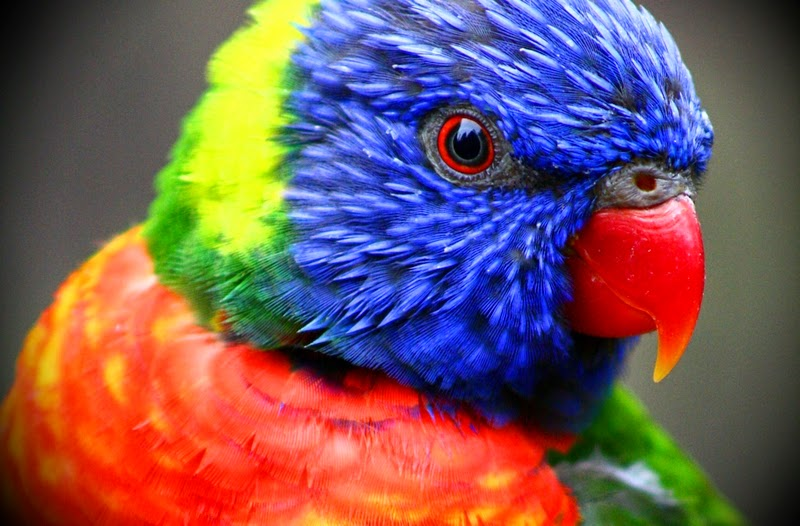
#> input picture 12-evrişim matrisi/ColorfulBird.jpg, 800 x 526 px
$ python 2boyutmatris.py
#> lines starting #> are read from the running program, lines starting #| are printed output that depends on the picture
# -*- coding: utf-8 -*-
"""
Created on Sat Aug 19 02:47:09 2023

@author: dniso
"""

import cv2
import numpy as np
import matplotlib.pyplot as plt

image = cv2.imread("ColorfulBird.jpg")
#> image is the input picture: shape (526, 800, 3); mean B, G, R 91.4, 88.6, 120.2

kernel1 = np.ones((5, 5), np.float32) / 30

img = cv2.filter2D(src=image, ddepth=-1, kernel=kernel1)
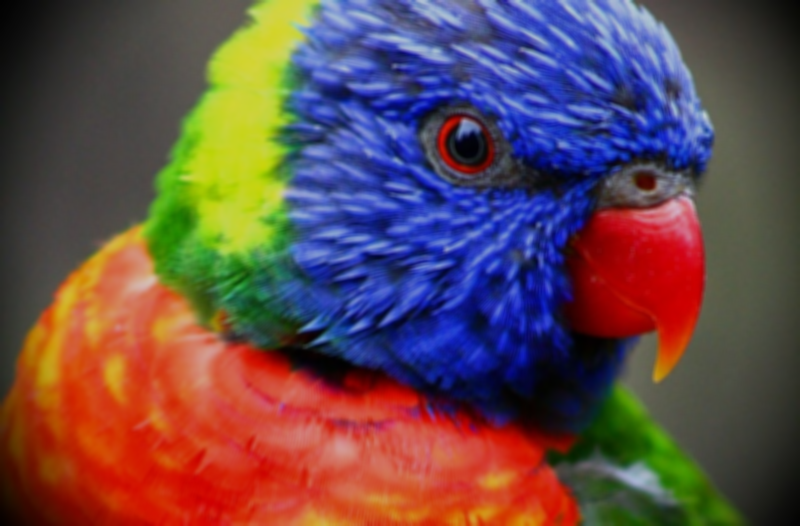
#> img: shape (526, 800, 3); mean B, G, R 76.2, 73.9, 100.2

# Orijinal resmi küçültülmüş boyutta görüntüleme
cv2.namedWindow('Orijinal', cv2.WINDOW_NORMAL)
cv2.resizeWindow('Orijinal', 600, 600)
cv2.imshow('Orijinal', image)

# Kernel Blur uygulanmış resmi küçültülmüş boyutta görüntüleme
cv2.namedWindow('Kernel Blur', cv2.WINDOW_NORMAL)
cv2.resizeWindow('Kernel Blur', 600, 600)
cv2.imshow('Kernel Blur', img)

cv2.waitKey()
cv2.destroyAllWindows()
cv2.imwrite('kernel_blurred_image.jpg', img)
plt.figure(figsize=(10, 10))

plt.subplot(1, 2, 1)
plt.imshow(cv2.cvtColor(image, cv2.COLOR_BGR2RGB))
plt.title("Orijinal Görüntü")

plt.subplot(1, 2, 2)
plt.imshow(cv2.cvtColor(img, cv2.COLOR_BGR2RGB))
plt.title("Gürültülü Görüntü")

plt.show()
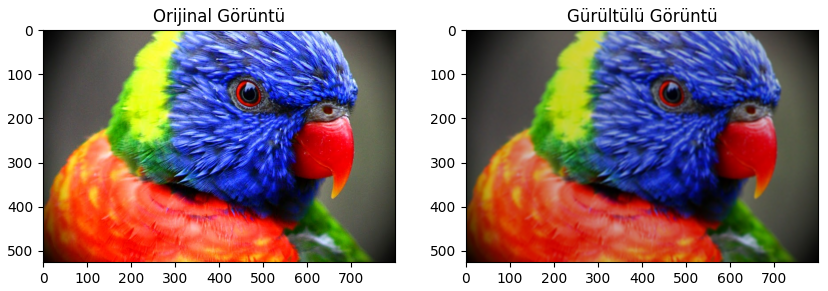
#> figure drawn by matplotlib, 2 panels
